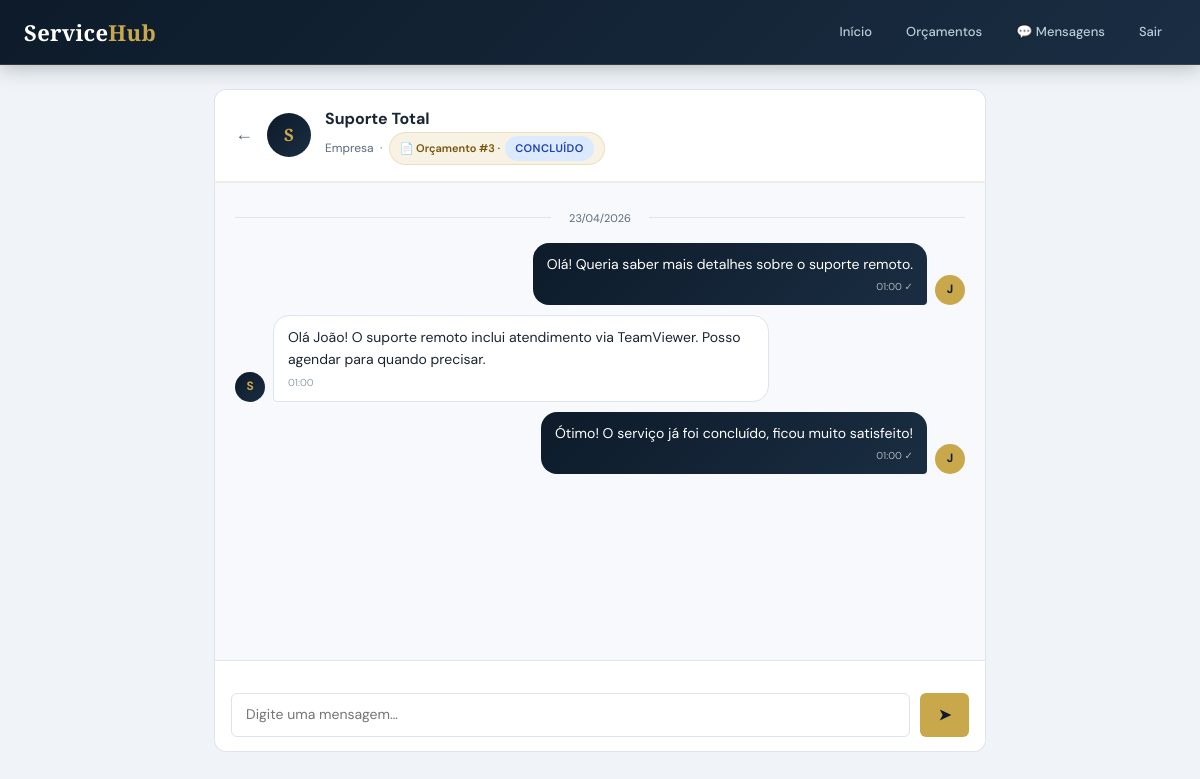
Screenshot of /chat/conversa.php?id=1 (signed in) with the database file from the repository.
### tables this page shows
CREATE TABLE IF NOT EXISTS conversas (
    id           INT AUTO_INCREMENT PRIMARY KEY,
    cliente_id   INT NOT NULL,
    empresa_id   INT NOT NULL,
    orcamento_id INT NULL COMMENT 'Opcional: chat sobre um orçamento específico',
    created_at   TIMESTAMP DEFAULT CURRENT_TIMESTAMP,
    updated_at   TIMESTAMP DEFAULT CURRENT_TIMESTAMP ON UPDATE CURRENT_TIMESTAMP,
    FOREIGN KEY (cliente_id)   REFERENCES clientes(id)   ON DELETE CASCADE,
    FOREIGN KEY (empresa_id)   REFERENCES empresas(id)   ON DELETE CASCADE,
    FOREIGN KEY (orcamento_id) REFERENCES orcamentos(id) ON DELETE SET NULL,
    UNIQUE KEY uq_conversa (cliente_id, empresa_id)
);

CREATE TABLE empresas (
    id INT AUTO_INCREMENT PRIMARY KEY,
    nome_empresa VARCHAR(100) NOT NULL,
    email VARCHAR(100) NOT NULL UNIQUE,
    senha VARCHAR(255) NOT NULL,
    cnpj VARCHAR(20) UNIQUE,
    telefone VARCHAR(20),
    endereco TEXT,
    descricao TEXT,
    logo VARCHAR(255),
    site VARCHAR(100),
    status TINYINT DEFAULT 1 COMMENT '1=Ativa, 0=Inativa',
    created_at TIMESTAMP DEFAULT CURRENT_TIMESTAMP,
    updated_at TIMESTAMP DEFAULT CURRENT_TIMESTAMP ON UPDATE CURRENT_TIMESTAMP
);

CREATE TABLE orcamentos (
    id INT AUTO_INCREMENT PRIMARY KEY,
    cliente_id INT NOT NULL,
    servico_id INT,
    empresa_id INT,
    quantidade INT DEFAULT 1,
    valor_total DECIMAL(10,2) NOT NULL DEFAULT 0,
    status ENUM('pendente','aprovado','rejeitado','concluido','expirado') DEFAULT 'pendente',
    observacoes TEXT,
    data_orcamento DATE NOT NULL,
    data_validade DATE,
    created_at TIMESTAMP DEFAULT CURRENT_TIMESTAMP,
    updated_at TIMESTAMP DEFAULT CURRENT_TIMESTAMP ON UPDATE CURRENT_TIMESTAMP,
    FOREIGN KEY (cliente_id) REFERENCES clientes(id) ON DELETE CASCADE,
    FOREIGN KEY (servico_id) REFERENCES servicos(id) ON DELETE SET NULL,
    FOREIGN KEY (empresa_id) REFERENCES empresas(id) ON DELETE SET NULL
);

CREATE TABLE IF NOT EXISTS mensagens (
    id           INT AUTO_INCREMENT PRIMARY KEY,
    conversa_id  INT NOT NULL,
    remetente    ENUM('cliente','empresa') NOT NULL,
    conteudo     TEXT NOT NULL,
    lida         TINYINT DEFAULT 0 COMMENT '0=não lida, 1=lida',
    created_at   TIMESTAMP DEFAULT CURRENT_TIMESTAMP,
    FOREIGN KEY (conversa_id) REFERENCES conversas(id) ON DELETE CASCADE
);

### includes/auth.php (called while the page is built, shortened)
<?php
function isCliente() {
    return isset($_SESSION['tipo_usuario']) && $_SESSION['tipo_usuario'] === 'cliente';
}

### chat/conversa.php (the view, shortened to what this page needs)
<?php
require_once '../includes/config.php';
require_once '../includes/auth.php';
require_once '../includes/functions.php';
$is_cliente = isCliente();
$remetente  = $is_cliente ? 'cliente' : 'empresa';
$id = (int)($_GET['id'] ?? 0);
$stmt = $pdo->prepare("
    SELECT cv.*,
           c.nome          AS cliente_nome,
           e.nome_empresa  AS empresa_nome,
           o.id            AS orc_id, o.status AS orc_status, o.valor_total AS orc_valor
    FROM conversas cv
    JOIN clientes c  ON c.id = cv.cliente_id
    JOIN empresas e  ON e.id = cv.empresa_id
    LEFT JOIN orcamentos o ON o.id = cv.orcamento_id
    WHERE cv.id = ?");
$stmt->execute([$id]);
$conv = $stmt->fetch();
$outro_nome = $is_cliente ? $conv['empresa_nome'] : $conv['cliente_nome'];
$outroPerfil = $is_cliente ? 'empresa' : 'cliente';
$pdo->prepare("UPDATE mensagens SET lida = 1 WHERE conversa_id = ? AND remetente = ? AND lida = 0")
    ->execute([$id, $outroPerfil]);
$msgs = $pdo->prepare("SELECT * FROM mensagens WHERE conversa_id = ? ORDER BY created_at ASC");
$msgs->execute([$id]);
$mensagens = $msgs->fetchAll();
?>
<!DOCTYPE html>
<html lang="pt-BR">
<head>
  <link rel="stylesheet" href="../css/estilo.css">
</head>
<body>
<nav class="dash-nav">
  <div class="inner">
    <div class="logo"><h1>Service<span class="logo-span">Hub</span></h1></div>
    <div class="nav-items">
      <?php if ($is_cliente): ?>
        <a href="../dashboard_cliente.php">Início</a>
        <a href="../orcamentos/index.php">Orçamentos</a>
      <?php else: ?>
        <a href="../dashboard_empresa.php">Início</a>
        <a href="../orcamentos/index.php">Orçamentos</a>
      <?php endif; ?>
      <a href="index.php">💬 Mensagens</a>
      <a href="../logout.php">Sair</a>
    </div>
  </div>
</nav>
<div class="chat-page">
  <div class="chat-header">
    <a href="index.php" style="color:var(--text-muted);font-size:18px;text-decoration:none;" title="Voltar">←</a>
    <div class="chat-header-avatar"><?= strtoupper(substr($outro_nome, 0, 1)) ?></div>
    <div class="chat-header-info">
      <strong><?= htmlspecialchars($outro_nome) ?></strong>
      <small>
        <?= $is_cliente ? 'Empresa' : 'Cliente' ?>
        <?php if ($conv['orc_id']): ?>
          &nbsp;·&nbsp;
          <a href="../orcamentos/view.php?id=<?=$conv['orc_id']?>" class="orc-chip">
            📄 Orçamento #<?=$conv['orc_id']?> · <?= statusBadge($conv['orc_status']) ?>
          </a>
        <?php endif; ?>
      </small>
    </div>
  </div>
  <div class="chat-body" id="chatBody">
    <?php
    $lastDate = '';
    foreach ($mensagens as $msg):
        $isMe   = ($msg['remetente'] === $remetente);
        $rowCls = $isMe ? 'me' : 'them';
        $msgDate = (new DateTime($msg['created_at']))->format('d/m/Y');
        if ($msgDate !== $lastDate):
            $lastDate = $msgDate;
    ?>
    <div class="date-divider"><span><?= $msgDate === date('d/m/Y') ? 'Hoje' : $msgDate ?></span></div>
    <?php endif; ?>
    <div class="msg-row <?= $rowCls ?>" data-id="<?=$msg['id']?>">
      <div class="msg-avatar <?= $rowCls ?>"><?= strtoupper(substr($isMe ? ($is_cliente ? $_SESSION['cliente_nome'] : $_SESSION['empresa_nome']) : $outro_nome, 0, 1)) ?></div>
      <div class="bubble <?= $rowCls ?>">
        <?= nl2br(htmlspecialchars($msg['conteudo'])) ?>
        <span class="bubble-time"><?= (new DateTime($msg['created_at']))->format('H:i') ?><?= $isMe ? ($msg['lida'] ? ' ✓✓' : ' ✓') : '' ?></span>
      </div>
    </div>
    <?php endforeach; ?>
  </div>
  <div class="typing-indicator" id="typingIndicator" style="padding:4px 16px;background:#fff;border-left:1px solid var(--border);border-right:1px solid var(--border);"></div>
  <div class="chat-input-bar">
    <div class="input-row">
      <textarea id="msgInput" placeholder="Digite uma mensagem…" rows="1" maxlength="2000"></textarea>
      <button class="send-btn" id="sendBtn" title="Enviar (Enter)">➤</button>
    </div>
  </div>
</div>
</body>
</html>

### includes/functions.php (shortened to what this page needs)
<?php
function statusBadge($status) {
    $map = [
        'pendente'  => ['label' => 'Pendente',  'class' => 'badge-pendente'],
        'aprovado'  => ['label' => 'Aprovado',  'class' => 'badge-aprovado'],
        'rejeitado' => ['label' => 'Rejeitado', 'class' => 'badge-rejeitado'],
        'concluido' => ['label' => 'Concluído', 'class' => 'badge-concluido'],
        'expirado'  => ['label' => 'Expirado',  'class' => 'badge-expirado'],
    ];
    $s = $map[$status] ?? ['label' => ucfirst($status), 'class' => 'badge-secondary'];
    return "<span class='badge {$s['class']}'>{$s['label']}</span>";
}

### css/estilo.css (style rules this page uses)
:root { --navy: #0d1b2a; --navy-mid: #132033; --navy-soft: #1a2d42; --gold: #c9a84c; --gold-lt: #e2c06e; --gold-dim: rgba(201,168,76,.15); --teal: #1e8a7a; --teal-lt: #26b09c; --red: #c0392b; --red-lt: #e74c3c; --green: #1a7a4a; --green-lt: #27ae60; --slate: #8fa3b8; --slate-lt: #b8ccd8; --surface: #ffffff; --bg: #f0f4f8; --border: #dde4ec; --text: #1a2533; --text-muted:#5a6a7a; --radius-sm: 6px; --radius: 12px; --radius-lg: 18px; --shadow-sm: 0 1px 4px rgba(13,27,42,.08); --shadow: 0 4px 20px rgba(13,27,42,.10); --shadow-lg: 0 12px 40px rgba(13,27,42,.14); --transition: .22s cubic-bezier(.4,0,.2,1); }
*, *::before, *::after { box-sizing: border-box; margin: 0; padding: 0; }
html { font-size: 15px; scroll-behavior: smooth; }
body { font-family: 'DM Sans', system-ui, sans-serif; background: var(--bg); color: var(--text); line-height: 1.65; -webkit-font-smoothing: antialiased; }
h1,h2,h3 { font-family: 'Playfair Display', Georgia, serif; color: var(--navy); }
a { color: var(--gold); text-decoration: none; transition: color var(--transition); }
.logo h1 { font-family: 'Playfair Display', serif; font-size: 22px; color: #fff; letter-spacing: .3px; line-height: 1.2; }
.logo h1 span, .logo-span { color: var(--gold); }
.badge { display: inline-flex; align-items: center; padding: 3px 10px; border-radius: 100px; font-size: 11px; font-weight: 600; text-transform: uppercase; letter-spacing: .4px; }
.badge-info, .badge-concluido { background: #dbeafe; color: #1e40af; }

### rows the page displays
conversas: empresa.nome_empresa "S", empresa.nome_empresa "Suporte Total", orcamento "3", orcamento.status "CONCLUÍDO"
mensagens: created_at "23/04/2026", remetente "J", conteudo "Olá! Queria saber mais detalhes sobre o suporte remoto.", created_at "01:00"
mensagens: remetente.nome_empresa "S", conteudo "Olá João! O suporte remoto inclui atendimento via TeamViewer. Posso agendar para quando precisar.", created_at "01:00"
mensagens: remetente "J", conteudo "Ótimo! O serviço já foi concluído, ficou muito satisfeito!", created_at "01:00"
